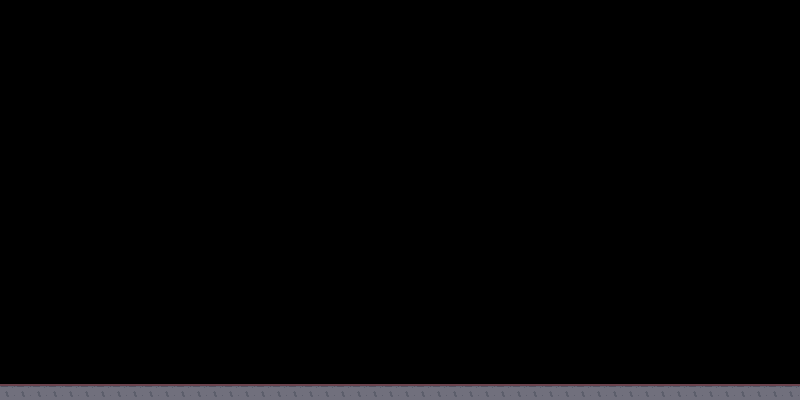

This game map was drawn from its Tiled (.tmx) file and the tilesets committed beside it. A one-line description and the trimmed map source follow:
An orthogonal 50x25 tile map with 16x16 px tiles, 1 tile layer (Слой тайлов 1).

<map version="1.10" tiledversion="1.10.2" orientation="orthogonal" renderorder="right-up" width="50" height="25" tilewidth="16" tileheight="16" infinite="0" nextlayerid="2" nextobjectid="1">
 <tileset firstgid="1" source="Inside.tsx" />
 <layer id="1" name="Слой тайлов 1" width="50" height="25">
  <data>[1250 cells, 50 non-empty, 1 distinct tile ids]</data>
 </layer>
</map>
